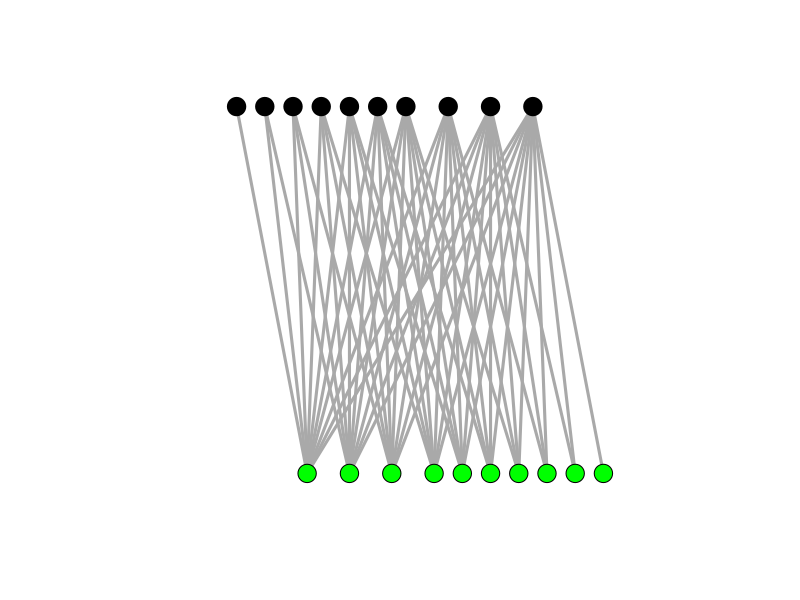
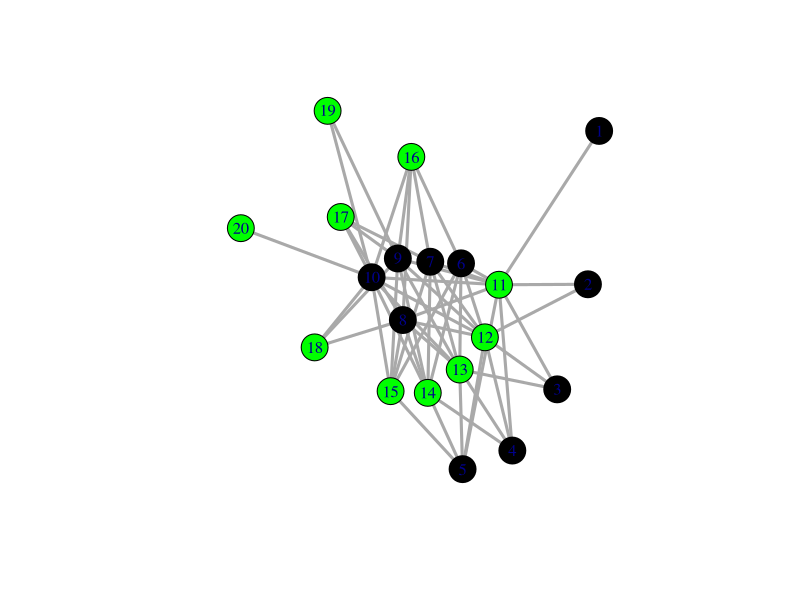

Recreate these plots in R, in order.
# we have matrix in the mainland M0
library(igraph)

M0 <- matrix(1, ncol = 10, nrow = 10)
M0[lower.tri(M0)] <- 0
net <- graph_from_incidence_matrix(t(M0))
# V(net)$type
V(net)$color <- c("black", "green")[V(net)$type+1]
E(net)$width <- 3
plot(net,
     vertex.label=NA,
     vertex.size=10,
     layout=layout.bipartite,
     frame = TRUE)

plot(net)
